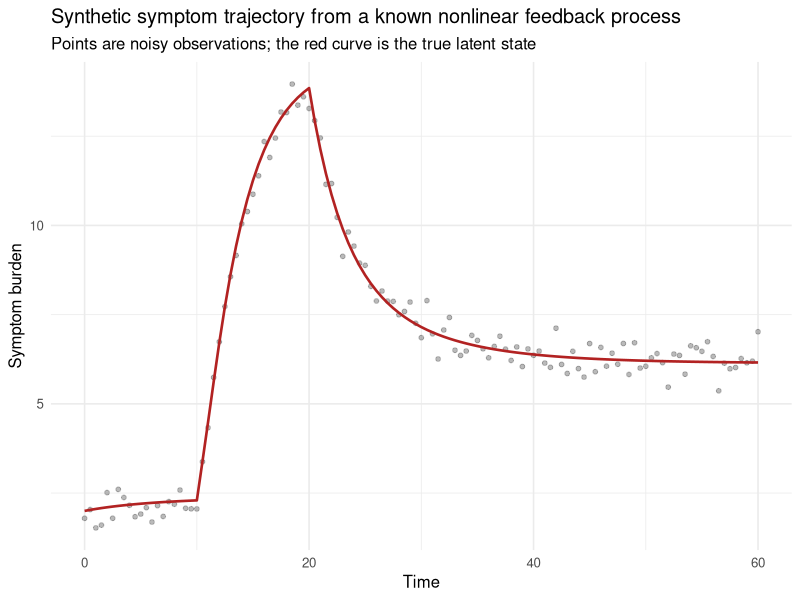

This figure's R source: (Note: this script raises an error after producing the figure.)
## ---- chunk 1
library(deSolve)
library(dplyr)
library(tidyr)
library(ggplot2)
library(purrr)

set.seed(11)

# Ground-truth generative model: nonlinear feedback recovery process
feedback_rhs <- function(t, state, pars) {
  with(as.list(c(state, pars)), {
    stress_input <- ifelse(t >= stress_start & t < stress_end, stress_amplitude, 0)
    feedback <- alpha * symptom^p / (K^p + symptom^p)
    ds <- -lambda * (symptom - baseline) + feedback + stress_input
    list(c(symptom = ds))
  })
}

true_pars <- c(
  lambda = 0.30, baseline = 2, alpha = 1.6, K = 4.5, p = 4,
  stress_amplitude = 2.2, stress_start = 10, stress_end = 20
)

times <- seq(0, 60, by = 0.5)

true_traj <- ode(
  y = c(symptom = 2), times = times, func = feedback_rhs, parms = true_pars,
  method = "lsoda"
) |> as.data.frame()

observation_noise_sd <- 0.35
observed <- true_traj |>
  mutate(observed_symptom = symptom + rnorm(n(), 0, observation_noise_sd))

ggplot(observed, aes(time, observed_symptom)) +
  geom_point(alpha = 0.45, size = 1.3, colour = "grey40") +
  geom_line(aes(y = symptom), colour = "firebrick", linewidth = 0.9) +
  labs(
    title = "Synthetic symptom trajectory from a known nonlinear feedback process",
    subtitle = "Points are noisy observations; the red curve is the true latent state",
    x = "Time", y = "Symptom burden"
  ) +
  theme_minimal(base_size = 12)
## ---- chunk 2
linear_rhs <- function(t, state, pars) {
  with(as.list(c(state, pars)), {
    stress_input <- ifelse(t >= stress_start & t < stress_end, stress_amplitude, 0)
    ds <- -lambda * (symptom - baseline) + stress_input
    list(c(symptom = ds))
  })
}

simulate_linear <- function(lambda, baseline, stress_amplitude) {
  pars <- c(lambda = lambda, baseline = baseline, stress_amplitude = stress_amplitude,
            stress_start = 10, stress_end = 20)
  ode(y = c(symptom = baseline), times = times, func = linear_rhs, parms = pars,
      method = "lsoda")[, "symptom"]
}

simulate_feedback <- function(lambda, baseline, alpha, K, p, stress_amplitude) {
  pars <- c(lambda = lambda, baseline = baseline, alpha = alpha, K = K, p = p,
            stress_amplitude = stress_amplitude, stress_start = 10, stress_end = 20)
  ode(y = c(symptom = baseline), times = times, func = feedback_rhs, parms = pars,
      method = "lsoda")[, "symptom"]
}

sse_linear <- function(par) {
  pred <- simulate_linear(par[1], par[2], par[3])
  sum((observed$observed_symptom - pred)^2)
}

sse_feedback <- function(par) {
  pred <- simulate_feedback(par[1], par[2], par[3], par[4], par[5], par[6])
  sum((observed$observed_symptom - pred)^2)
}

fit_linear <- optim(
  par = c(lambda = 0.3, baseline = 2, stress_amplitude = 2),
  fn = sse_linear, method = "L-BFGS-B",
  lower = c(0.01, 0, 0), upper = c(3, 6, 6)
)

fit_feedback <- optim(
  par = c(lambda = 0.3, baseline = 2, alpha = 1.5, K = 4, p = 3, stress_amplitude = 2),
  fn = sse_feedback, method = "L-BFGS-B",
  lower = c(0.01, 0, 0, 0.5, 1, 0), upper = c(3, 6, 6, 15, 8, 6)
)

n_obs <- nrow(observed)

info_criteria <- function(rss, n, k) {
  sigma2_hat <- rss / n
  log_lik <- -n / 2 * log(2 * pi * sigma2_hat) - rss / (2 * sigma2_hat)
  c(AIC = 2 * k - 2 * log_lik, BIC = k * log(n) - 2 * log_lik, logLik = log_lik)
}

criteria_table <- tibble(
  model = c("Linear recovery", "Nonlinear feedback"),
  k = c(3, 6),
  rss = c(fit_linear$value, fit_feedback$value)
) |>
  mutate(map_dfr(seq_along(model), function(i) info_criteria(rss[i], n_obs, k[i]))) |>
  mutate(delta_AIC = AIC - min(AIC), delta_BIC = BIC - min(BIC))

print(criteria_table)
## ---- chunk 3
run_block_cv <- function(holdout_start, holdout_end) {
  train_idx <- observed$time < holdout_start | observed$time > holdout_end
  train_data <- observed[train_idx, ]
  test_data <- observed[!train_idx, ]

  sse_linear_train <- function(par) {
    pred <- simulate_linear(par[1], par[2], par[3])
    sum((train_data$observed_symptom - pred[train_idx])^2)
  }
  sse_feedback_train <- function(par) {
    pred <- simulate_feedback(par[1], par[2], par[3], par[4], par[5], par[6])
    sum((train_data$observed_symptom - pred[train_idx])^2)
  }

  fl <- optim(c(0.3, 2, 2), sse_linear_train, method = "L-BFGS-B",
              lower = c(0.01, 0, 0), upper = c(3, 6, 6))
  ff <- optim(c(0.3, 2, 1.5, 4, 3, 2), sse_feedback_train, method = "L-BFGS-B",
              lower = c(0.01, 0, 0, 0.5, 1, 0), upper = c(3, 6, 6, 15, 8, 6))

  pred_linear_full <- simulate_linear(fl$par[1], fl$par[2], fl$par[3])
  pred_feedback_full <- simulate_feedback(ff$par[1], ff$par[2], ff$par[3], ff$par[4], ff$par[5], ff$par[6])

  tibble(
    model = c("Linear recovery", "Nonlinear feedback"),
    holdout_rmse = c(
      sqrt(mean((test_data$observed_symptom - pred_linear_full[!train_idx])^2)),
      sqrt(mean((test_data$observed_symptom - pred_feedback_full[!train_idx])^2))
    )
  )
}

holdout_blocks <- list(c(8, 22), c(25, 35), c(40, 50))

cv_results <- map_dfr(holdout_blocks, function(block) {
  run_block_cv(block[1], block[2]) |> mutate(block = paste0(block[1], "-", block[2]))
})

cv_summary <- cv_results |>
  group_by(model) |>
  summarise(mean_holdout_rmse = mean(holdout_rmse), .groups = "drop")

print(cv_results)
print(cv_summary)

ggplot(cv_results, aes(block, holdout_rmse, fill = model)) +
  geom_col(position = position_dodge(width = 0.7), width = 0.6) +
  labs(
    title = "Block cross-validated prediction error by held-out interval",
    subtitle = "Lower RMSE indicates better out-of-sample prediction",
    x = "Held-out time block", y = "Root mean squared error", fill = NULL
  ) +
  theme_minimal(base_size = 12) +
  theme(legend.position = "bottom")
## ---- chunk 4
simulate_and_refit <- function(seed) {
  set.seed(seed)
  noisy_obs <- true_traj$symptom + rnorm(n_obs, 0, observation_noise_sd)

  sse_refit <- function(par) {
    pred <- simulate_feedback(par[1], par[2], par[3], par[4], par[5], par[6])
    sum((noisy_obs - pred)^2)
  }

  fit <- optim(
    par = c(lambda = 0.3, baseline = 2, alpha = 1.5, K = 4, p = 3, stress_amplitude = 2),
    fn = sse_refit, method = "L-BFGS-B",
    lower = c(0.01, 0, 0, 0.5, 1, 0), upper = c(3, 6, 6, 15, 8, 6)
  )
  setNames(fit$par, c("lambda", "baseline", "alpha", "K", "p", "stress_amplitude"))
}

refit_results <- map_dfr(1:60, function(s) as_tibble(t(simulate_and_refit(s))))

refit_long <- refit_results |>
  pivot_longer(everything(), names_to = "parameter", values_to = "estimate")

true_values <- tibble(
  parameter = c("lambda", "baseline", "alpha", "K", "p", "stress_amplitude"),
  true_value = c(true_pars["lambda"], true_pars["baseline"], true_pars["alpha"],
                 true_pars["K"], true_pars["p"], true_pars["stress_amplitude"])
)

ggplot(refit_long, aes(estimate)) +
  geom_histogram(bins = 20, fill = "steelblue", alpha = 0.75) +
  geom_vline(data = true_values, aes(xintercept = true_value), colour = "firebrick",
             linetype = "dashed", linewidth = 0.8) +
  facet_wrap(~parameter, scales = "free", ncol = 3) +
  labs(
    title = "Practical identifiability of the nonlinear feedback model",
    subtitle = "Distribution of refitted parameters across 60 independent noisy realizations; dashed line is the true value",
    x = "Estimated value", y = "Count"
  ) +
  theme_minimal(base_size = 11)
